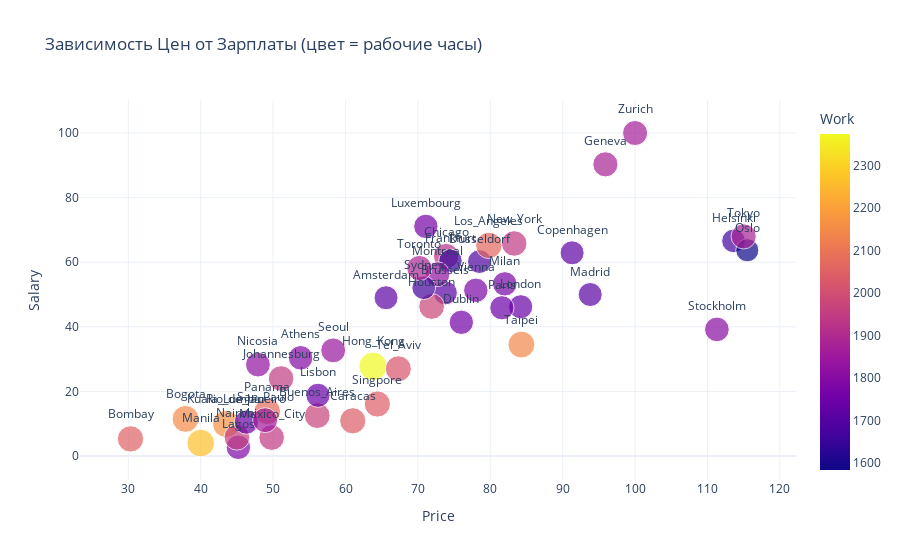

Notebook cell for this chart:
### Markdown cell above
Поскольку зависимость цены от заралпты более яркая, построим соответствующий график. Чтобы отобразить 3 переменную в виде кол-ва рабочих часов (Work), введём у каждой точки цвет и размерность. Для удобной визуализации воспользуемся библиотекой `ploty`, которая позволит интерактивно взаимодействавть с графиком и рассматривать конкретные области на графике, куда папало много городов.

### Code cell
fig = px.scatter(
    df,
    x='Price',
    y='Salary',
    text='City',
    size='Work',
    color='Work',
    hover_data=['Work', 'Price', 'Salary'],
    title='Зависимость Цен от Зарплаты (цвет = рабочие часы)',
    template='plotly_white'
)
fig.update_traces(textposition='top center')
fig.show()

### Figure 1 — Plotly figure (JSON) as saved in the notebook; plotly's stock layout.template omitted (floating-point values rounded to 4 significant figures)
{"data": [{"customdata": [[1714.0], [1792.0], [2152.0], [2052.0], [1708.0], [1971.0], [2041.0], [1924.0], [1717.0], [1759.0], [1693.0], [1650.0], [1880.0], [1667.0], [2375.0], [1978.0], [1945.0], [2167.0], [1786.0], [1742.0], [1737.0], [2068.0], [1768.0], [1710.0], [2268.0], [1944.0], [1773.0], [1827.0], [1958.0], [1942.0], [1825.0], [1583.0], [2078.0], [1744.0], [1749.0], [1856.0], [1842.0], [2042.0], [1805.0], [1668.0], [2145.0], [2015.0], [1880.0], [1888.0], [1780.0], [1868.0]], "hovertemplate": "Price=%{x}<br>Salary=%{y}<br>Work=%{marker.color}<br>City=%{text}<extra></extra>", "legendgroup": "", "marker": {"color": [1714.0, 1792.0, 2152.0, 2052.0, 1708.0, 1971.0, 2041.0, 1924.0, 1717.0, 1759.0, 1693.0, 1650.0, 1880.0, 1667.0, 2375.0, 1978.0, 1945.0, 2167.0, 1786.0, 1742.0, 1737.0, 2068.0, 1768.0, 1710.0, 2268.0, 1944.0, 1773.0, 1827.0, 1958.0, 1942.0, 1825.0, 1583.0, 2078.0, 1744.0, 1749.0, 1856.0, 1842.0, 2042.0, 1805.0, 1668.0, 2145.0, 2015.0, 1880.0, 1888.0, 1780.0, 1868.0], "coloraxis": "coloraxis", "size": [1714.0, 1792.0, 2152.0, 2052.0, 1708.0, 1971.0, 2041.0, 1924.0, 1717.0, 1759.0, 1693.0, 1650.0, 1880.0, 1667.0, 2375.0, 1978.0, 1945.0, 2167.0, 1786.0, 1742.0, 1737.0, 2068.0, 1768.0, 1710.0, 2268.0, 1944.0, 1773.0, 1827.0, 1958.0, 1942.0, 1825.0, 1583.0, 2078.0, 1744.0, 1749.0, 1856.0, 1842.0, 2042.0, 1805.0, 1668.0, 2145.0, 2015.0, 1880.0, 1888.0, 1780.0, 1868.0], "sizemode": "area", "sizeref": 5.938, "symbol": "circle"}, "mode": "markers+text", "name": "", "orientation": "v", "showlegend": false, "text": ["Amsterdam", "Athens", "Bogota", "Bombay", "Brussels", "Buenos_Aires", "Caracas", "Chicago", "Copenhagen", "Dublin", "Dusseldorf", "Frankfurt", "Geneva", "Helsinki", "Hong_Kong", "Houston", "Johannesburg", "Kuala_Lumpur", "Lagos", "Lisbon", "London", "Los_Angeles", "Luxembourg", "Madrid", "Manila", "Mexico_City", "Milan", "Montreal", "Nairobi", "New_York", "Nicosia", "Oslo", "Panama", "Paris", "Rio_de_Janeiro", "San_Paulo", "Seoul", "Singpore", "Stockholm", "Sydney", "Taipei", "Tel_Aviv", "Tokyo", "Toronto", "Vienna", "Zurich"], "textposition": "top center", "type": "scatter", "x": [65.6, 53.8, 37.9, 30.3, 73.8, 56.1, 61.0, 73.9, 91.3, 76.0, 78.5, 74.5, 95.9, 113.6, 63.8, 71.9, 51.1, 43.5, 45.2, 56.2, 84.2, 79.8, 71.1, 93.8, 40.0, 49.8, 82.0, 72.7, 45.0, 83.3, 47.9, 115.5, 49.2, 81.6, 46.3, 48.9, 58.3, 64.4, 111.3, 70.8, 84.3, 67.3, 115.0, 70.2, 78.0, 100.0], "xaxis": "x", "y": [49.0, 30.4, 11.5, 5.3, 50.5, 12.5, 10.9, 61.9, 62.9, 41.4, 60.2, 60.4, 90.3, 66.6, 27.8, 46.3, 24.0, 9.9, 2.7, 18.8, 46.2, 65.2, 71.1, 50.0, 4.0, 5.7, 53.3, 56.3, 5.8, 65.8, 28.3, 63.7, 13.8, 45.9, 10.5, 11.1, 32.7, 16.1, 39.2, 52.1, 34.5, 27.0, 68.0, 58.2, 51.3, 100.0], "yaxis": "y"}], "layout": {"coloraxis": {"colorbar": {"title": {"text": "Work"}}, "colorscale": [[0, "#0d0887"], [0.1111, "#46039f"], [0.2222, "#7201a8"], [0.3333, "#9c179e"], [0.4444, "#bd3786"], [0.5556, "#d8576b"], [0.6667, "#ed7953"], [0.7778, "#fb9f3a"], [0.8889, "#fdca26"], [1, "#f0f921"]]}, "legend": {"itemsizing": "constant", "tracegroupgap": 0}, "title": {"text": "Зависимость Цен от Зарплаты (цвет = рабочие часы)"}, "xaxis": {"anchor": "y", "domain": [0, 1], "title": {"text": "Price"}}, "yaxis": {"anchor": "x", "domain": [0, 1], "title": {"text": "Salary"}}}}
